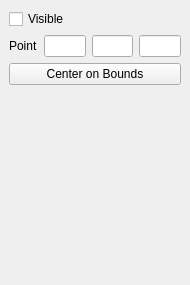
<ui version="4.0" >
 <author></author>
 <comment></comment>
 <exportmacro></exportmacro>
 <class>pqHandleWidget</class>
 <widget class="QWidget" name="pqHandleWidget" >
  <property name="geometry" >
   <rect>
    <x>0</x>
    <y>0</y>
    <width>190</width>
    <height>285</height>
   </rect>
  </property>
  <property name="windowTitle" >
   <string>Form</string>
  </property>
  <layout class="QVBoxLayout" >
   <property name="margin" >
    <number>9</number>
   </property>
   <property name="spacing" >
    <number>6</number>
   </property>
   <item>
    <widget class="QCheckBox" name="show3DWidget" >
     <property name="text" >
      <string>Visible</string>
     </property>
    </widget>
   </item>
   <item>
    <layout class="QGridLayout" >
     <property name="margin" >
      <number>0</number>
     </property>
     <property name="spacing" >
      <number>6</number>
     </property>
     <item row="0" column="0" >
      <widget class="QLabel" name="label_3" >
       <property name="text" >
        <string>Point</string>
       </property>
      </widget>
     </item>
     <item row="0" column="3" >
      <widget class="QLineEdit" name="worldPositionZ" />
     </item>
     <item row="0" column="2" >
      <widget class="QLineEdit" name="worldPositionY" />
     </item>
     <item row="0" column="1" >
      <widget class="QLineEdit" name="worldPositionX" />
     </item>
    </layout>
   </item>
   <item>
    <widget class="QPushButton" name="useCenterBounds" >
     <property name="text" >
      <string>Center on Bounds</string>
     </property>
    </widget>
   </item>
   <item>
    <spacer>
     <property name="orientation" >
      <enum>Qt::Vertical</enum>
     </property>
     <property name="sizeHint" >
      <size>
       <width>172</width>
       <height>91</height>
      </size>
     </property>
    </spacer>
   </item>
  </layout>
 </widget>
 <pixmapfunction></pixmapfunction>
 <tabstops>
  <tabstop>show3DWidget</tabstop>
  <tabstop>worldPositionX</tabstop>
  <tabstop>worldPositionY</tabstop>
  <tabstop>worldPositionZ</tabstop>
 </tabstops>
 <resources/>
 <connections/>
</ui>
